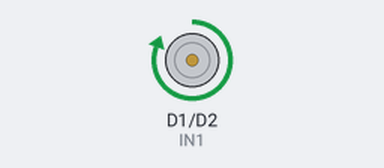
A sketch run on a simulated ESP8266 (NodeMCU). Shown: motor-driver pin pairs drawn as motors (green arrow = first pin HIGH = forward, orange = second pin HIGH = backward, longer = more drive).

Above: at 2.5 s.
At 7.5 s:
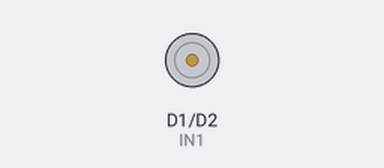
Timing chart, 0 to 13.0 s (numbered marks = the images above):
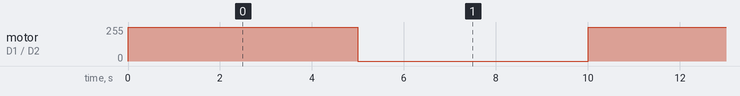

Measured:
- by itself, motor on D1 (IN1) / D2 (IN2): alternates forward 255/255 for 5.0 s and stopped for 5.0 s

The sketch:

probaFan2.ino
```cpp
#define IN1 D1 // GPIO pin connected to IN1 on the L298N
#define IN2 D2 // GPIO pin connected to IN2 on the L298N

void setup() {
  pinMode(IN1, OUTPUT);
  pinMode(IN2, OUTPUT);
  digitalWrite(IN1, LOW); // Ensure the fan is off initially
  digitalWrite(IN2, LOW); // Ensure the fan is off initially
}

void loop() {
  // Turn the fan on
  digitalWrite(IN1, HIGH);
  digitalWrite(IN2, LOW);
  delay(5000); // Keep the fan on for 5 seconds

  // Turn the fan off
  digitalWrite(IN1, LOW);
  digitalWrite(IN2, LOW);
  delay(5000); // Keep the fan off for 5 seconds
}
```
